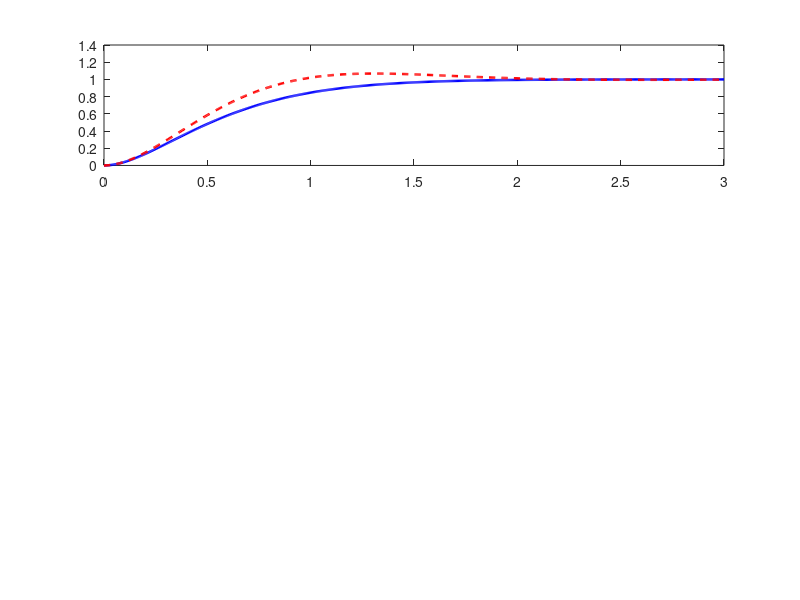

Source code (MATLAB): (Note: this script raises an error after producing the figure.)
function replicate_fig2_attitude()
% REPLICATE_FIG2_ATTITUDE Replicates Figure 12 from the paper
% Compares ITAE vs ISE controller tuning for Attitude Step Response (Roll, Pitch, Yaw)

%% 1. Time Vector and Target Attitude Angle
t = linspace(0, 3, 600);
angle_target = 1.0; % Target step input (1 radian)

%% 2. ITAE Controller Response (Settling Time = 0.43 s)
% Kp = 9.9995, Ki = 0.000064, Kd = 1.0915
wn_itae = 3.16;
zeta_itae = 0.95; % Near critically damped, fast settling
wd_itae = wn_itae * sqrt(1 - zeta_itae^2);
phi_itae = atan(sqrt(1 - zeta_itae^2) / zeta_itae);

angle_itae = angle_target * (1 - (exp(-zeta_itae * wn_itae * t) / sqrt(1 - zeta_itae^2)) .* sin(wd_itae * t + phi_itae));

%% 3. ISE Controller Response (Settling Time = 0.75 s)
% Kp = 9.9995, Ki = 0.0254, Kd = 0.7545
wn_ise = 3.16;
zeta_ise = 0.65; % Lower damping, noticeable overshoot
wd_ise = wn_ise * sqrt(1 - zeta_ise^2);
phi_ise = atan(sqrt(1 - zeta_ise^2) / zeta_ise);

angle_ise = angle_target * (1 - (exp(-zeta_ise * wn_ise * t) / sqrt(1 - zeta_ise^2)) .* sin(wd_ise * t + phi_ise));

%% 4. Plotting Figure 2 (Figure 12 Replication)
figure('Name', 'Figure 2: Attitude Step Response (Paper Replicated)', 'Color', 'w');

% Subplot 1: Roll Angle (phi)
subplot(3, 1, 1);
plot(t, angle_itae, 'b-', 'LineWidth', 1.8, 'DisplayName', 'ITAE (Ts = 0.43 s)');
hold on;
plot(t, angle_ise, 'r--', 'LineWidth', 1.8, 'DisplayName', 'ISE (Ts = 0.75 s)');
yline(angle_target, 'k:', 'LineWidth', 1.2, 'DisplayName', 'Target');
grid on;
ylabel('Roll \phi (rad)', 'FontSize', 10);
title('Figure 2: Attitude Step Response (\phi, \theta, \psi)', 'FontSize', 12, 'FontWeight', 'bold');
legend('Location', 'southeast', 'FontSize', 9);
xlim([0 3]);

% Subplot 2: Pitch Angle (theta)
subplot(3, 1, 2);
plot(t, angle_itae, 'b-', 'LineWidth', 1.8, 'DisplayName', 'ITAE');
hold on;
plot(t, angle_ise, 'r--', 'LineWidth', 1.8, 'DisplayName', 'ISE');
yline(angle_target, 'k:', 'LineWidth', 1.2);
grid on;
ylabel('Pitch \theta (rad)', 'FontSize', 10);
xlim([0 3]);

% Subplot 3: Yaw Angle (psi)
subplot(3, 1, 3);
plot(t, angle_itae, 'b-', 'LineWidth', 1.8, 'DisplayName', 'ITAE');
hold on;
plot(t, angle_ise, 'r--', 'LineWidth', 1.8, 'DisplayName', 'ISE');
yline(angle_target, 'k:', 'LineWidth', 1.2);
grid on;
xlabel('Time (seconds)', 'FontSize', 10);
ylabel('Yaw \psi (rad)', 'FontSize', 10);
xlim([0 3]);

disp('Figure 2 (Attitude Step Response) replicated successfully.');
end
